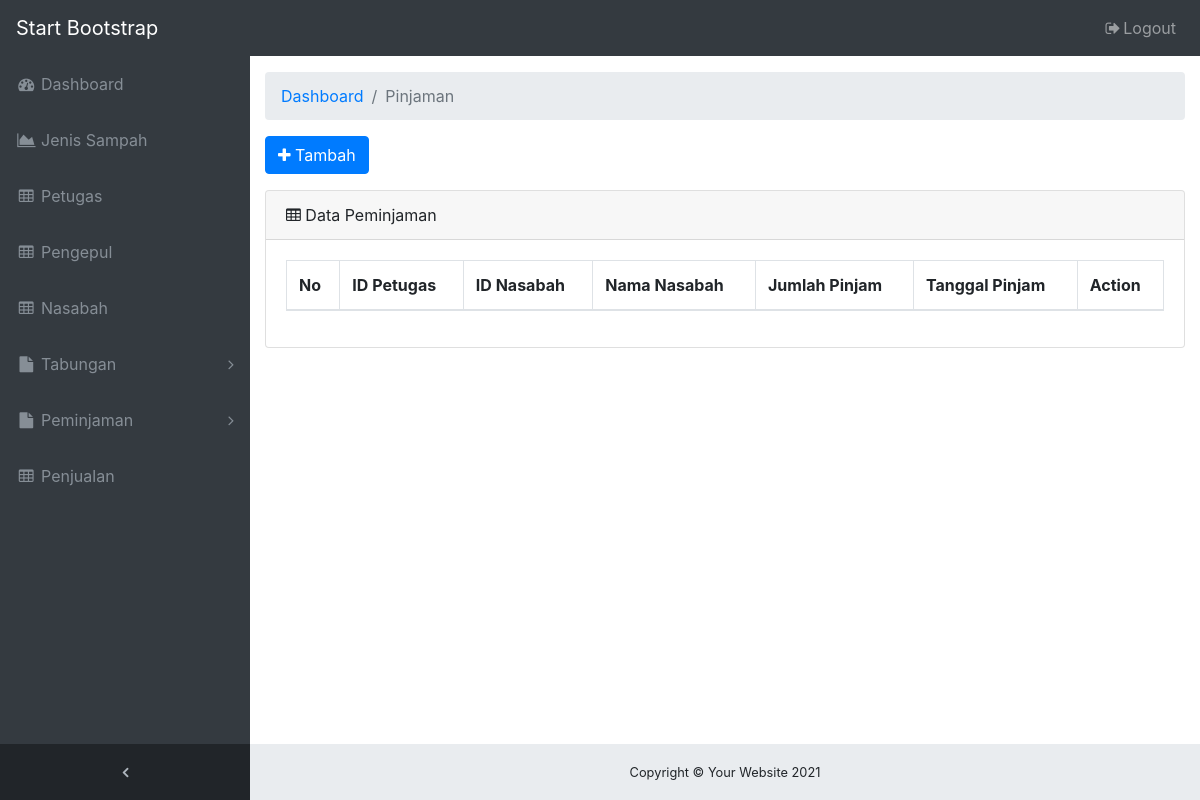
The page /ADMIN/menu-pinjaman.php (signed in) on the database as committed earlier.
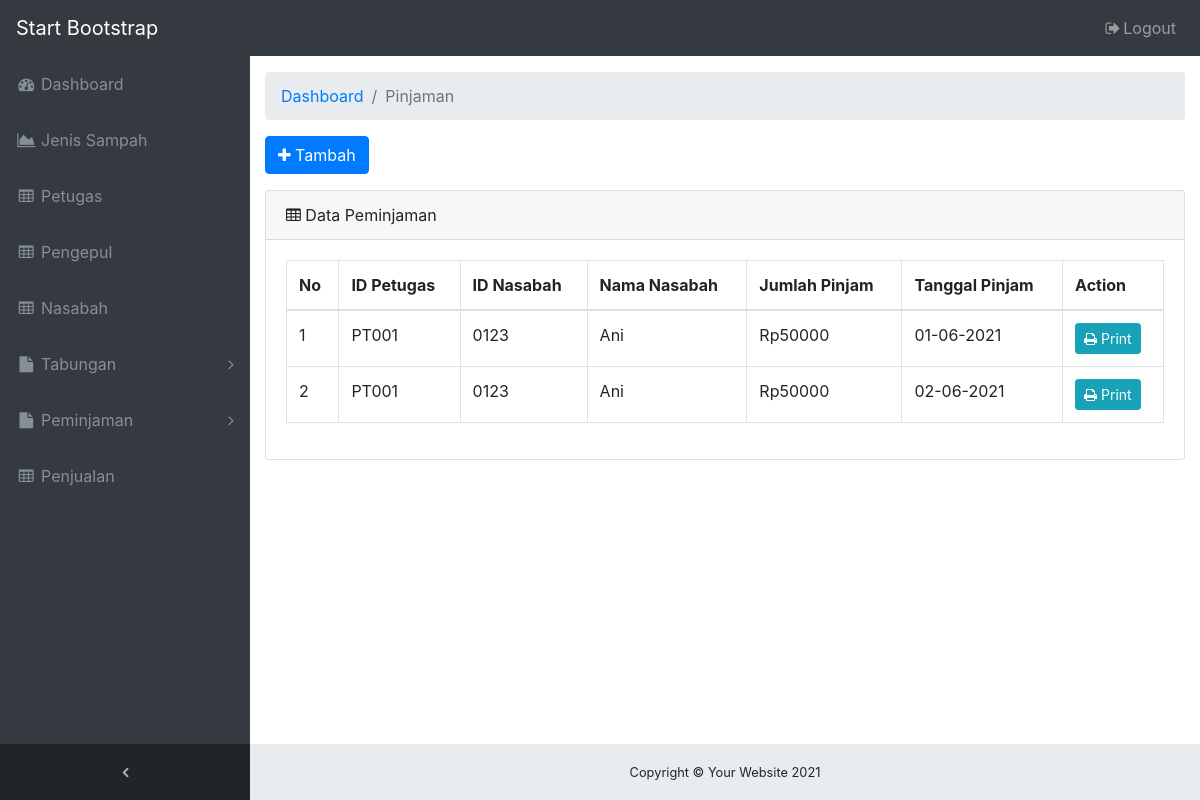
The same page on the database as committed later.
### tables this page shows
CREATE TABLE `tb_pinjaman` (
  `id_pinjam` varchar(10) NOT NULL,
  `id_petugas` varchar(10) NOT NULL,
  `id_nasabah` varchar(20) NOT NULL,
  `jumlah_pinjam` int(11) NOT NULL,
  `tanggal_pinjam` varchar(10) NOT NULL
);

CREATE TABLE `tb_nasabah` (
  `id_nasabah` varchar(20) NOT NULL,
  `nama_nasabah` varchar(50) NOT NULL,
  `jk_nasabah` varchar(10) NOT NULL,
  `alamat_nasabah` varchar(50) NOT NULL,
  `telp_nasabah` varchar(15) NOT NULL,
  `pekerjaan_nasabah` varchar(15) NOT NULL,
  `norek_nasabah` varchar(20) NOT NULL,
  `saldo_nasabah` int(11) NOT NULL,
  `pinjaman_nasabah` int(11) NOT NULL
);

### ADMIN/menu-pinjaman.php (the view, shortened to what this page needs)
<!DOCTYPE html>
<html lang="en">
<head>
  <link href="vendor/bootstrap/css/bootstrap.min.css" rel="stylesheet">
  <link href="vendor/font-awesome/css/font-awesome.min.css" rel="stylesheet" type="text/css">
  <link href="vendor/datatables/dataTables.bootstrap4.css" rel="stylesheet">
  <link href="css/sb-admin.css" rel="stylesheet">
  <?php include 'navbar.php'; ?>
</head>
<body class="fixed-nav sticky-footer bg-dark" id="page-top">
  <div class="content-wrapper">
    <div class="container-fluid">
      <ol class="breadcrumb">
        <li class="breadcrumb-item">
          <a href="#">Dashboard</a>
        </li>
        <li class="breadcrumb-item active">Pinjaman</li>
      </ol>
      <div class="form-group">
        <a href="form-tambah-pinjaman.php" class="btn btn-primary"><i class="fa fa-plus"></i> Tambah</a>
      </div>
      <div class="card mb-3">
        <div class="card-header">
          <i class="fa fa-table"></i> Data Peminjaman</div>
        <div class="card-body">
          <div class="table-responsive">
            <table class="table table-bordered" id="dataTable" width="100%" cellspacing="0">
              <thead>
                <tr>
                  <th>No</th>
                  <th>ID Petugas</th>
                  <th>ID Nasabah</th>
                  <th>Nama Nasabah</th>
                  <th>Jumlah Pinjam</th>
                  <th>Tanggal Pinjam</th>
                  <th>Action</th>
                </tr>
              </thead>
              <tbody>
                <?php
                include('koneksi_db.php');
                $result = mysqli_query($koneksi,"SELECT p.id_pinjam, p.id_petugas, p.id_nasabah, n.nama_nasabah, p.jumlah_pinjam, p.tanggal_pinjam
                  FROM tb_pinjaman p INNER JOIN tb_nasabah n
                  WHERE p.id_nasabah = n.id_nasabah");
                $nomor = 1;
                ?>
                <?php
                  while($data = mysqli_fetch_array($result)) {
                    echo "<tr>";
                    echo "<td>".$nomor++."</td>";
                    echo "<td>".$data['id_petugas']."</td>";
                    echo "<td>".$data['id_nasabah']."</td>";
                    echo "<td>".$data['nama_nasabah']."</td>";
                    echo "<td>Rp".$data['jumlah_pinjam']."</td>";
                    echo "<td>".$data['tanggal_pinjam']."</td>";
                    echo "<td>
                          <a href='print-struk-pinjaman.php?id=".$data['id_pinjam']."' class='btn btn-info btn-sm'><i class='fa fa-print'></i> Print</a>
                          </td>";
                    echo "</tr>";
                  }
                 ?>
              </tbody>
            </table>
          </div>
        </div>
      </div>
    </div>
    <?php include 'footer.php'; ?>
  </div>
</body>
</html>

Rows that differ between the two databases and show on the page:
added tb_pinjaman: id_petugas "PT001", id_nasabah "0123", id_nasabah.nama_nasabah "Ani", jumlah_pinjam "50000", tanggal_pinjam "01-06-2021"
added tb_pinjaman: id_petugas "PT001", id_nasabah "0123", id_nasabah.nama_nasabah "Ani", jumlah_pinjam "50000", tanggal_pinjam "02-06-2021"
